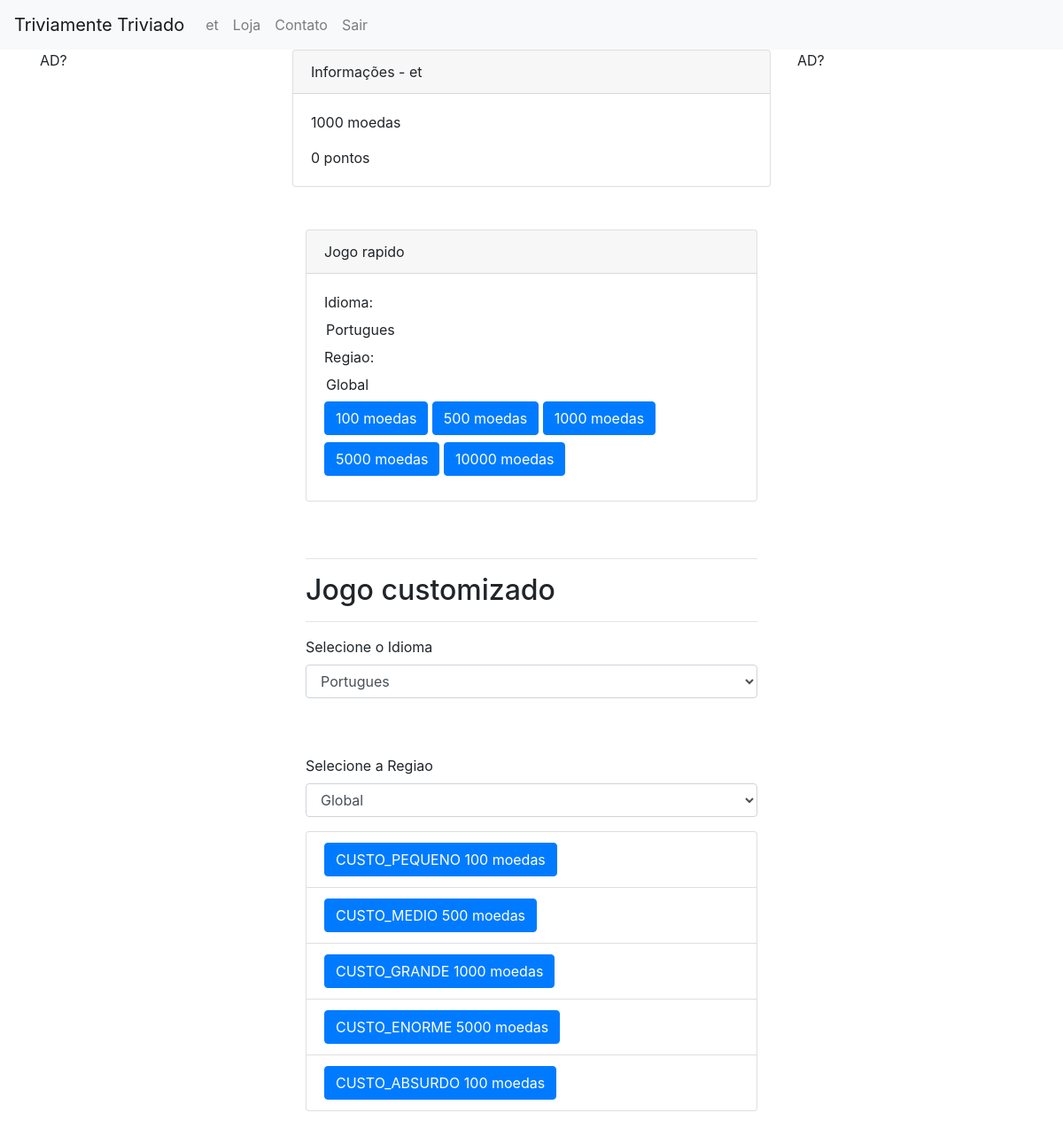
Page /nova_partida/ (signed in) on the earlier database version.
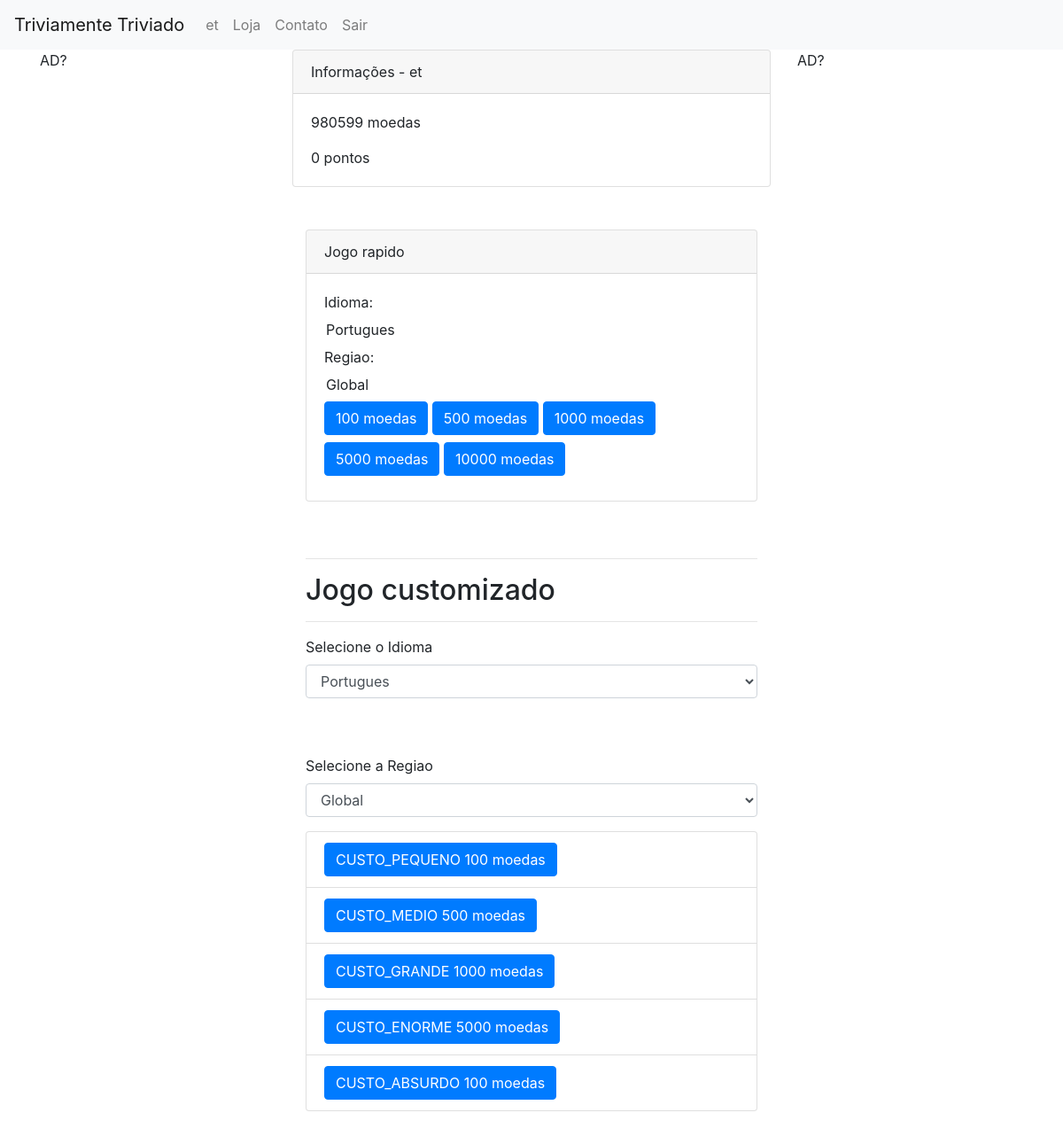
Same page on the later database version.
### value/models.py (models this page shows, shortened)
class Carteira(models.Model):
	pontos = models.IntegerField('pontos', default=0)
	moedas = models.IntegerField('moedas', default=1000)
	cartas = models.ManyToManyField(Carta, blank=True, default=None)
	user = models.OneToOneField(User, related_name='usuario_carteira', on_delete=models.CASCADE, null=True, blank=True)
	comentario = models.CharField('comentario', max_length=100, default="carteira_usuario")

### stacksup/views.py (the view, shortened to what this page needs)
# urls.py: path('nova_partida/', views.NovaPartida.as_view()),
class NovaPartida(View):
	def get(self, request):
		values = {}
		if request.user.is_authenticated:
			user = UserProfile.objects.filter(nome=request.user).first()
			carteira = Carteira.objects.filter(user=request.user).first()
			idiomas = user.idiomas.all().first()
			id2 = Idioma.objects.all()
			regioes = user.regioes.all().first()
			reg2 = Regiao.objects.all()
		else:
			return HttpResponseRedirect("/")
		values['usuario'] = user
		values['carteira'] = carteira
		values['idiomas'] = id2
		values['regioes'] = reg2
		values['idiomaUser'] = idiomas
		values['regiaoUser'] = regioes
		return render(
		request,
		'stacksup/nova_partida.html',
		context=values,
		)

### regionamento/models.py (called while the page is built)
	def __str__(self):
		return self.nome

	def __str__(self):
		return self.nome

### stacksup/templates/stacksup/nova_partida.html (shortened to what this page needs)
{% extends "base_generic.html" %}
{% block content %}
<div class="card">
  <div class="card-header">
  	Informações -  {{ usuario.nome }}
    </div>
  <div class="card-body">
    <p class="card-text">
    	{{ carteira.moedas }} moedas
    </p>
    <p class="card-text">
    	{{ carteira.pontos }} pontos
    </p>
  </div>
</div>
<br/><br/>
	<div class="container">
		<div class="row">
			<div class="col-md">
			<div class="card">
				<div class="card-header">
					Jogo rapido
				</div>
				<form action="/nova_partida/"
				method="post" class="novaPartidaForm form-inline">
					<div class="card-body">
					Idioma:
					<input type="text" readonly class="form-control-plaintext" name="idioma" id="idioma" value="{{ idiomaUser }}">
					Regiao:
					<input type="text" readonly class="form-control-plaintext" name="regiao" id="regiao" value="{{ regiaoUser }}">
					<button type="submit" class="btn btn-primary mb-2" name="preco" value="100">100 moedas</button>
					<button type="submit" class="btn btn-primary mb-2" name="preco" value="500">500 moedas</button>
					<button type="submit" class="btn btn-primary mb-2" name="preco" value="1000">1000 moedas</button>
					<button type="submit" class="btn btn-primary mb-2" name="preco" value="5000">5000 moedas</button>
					<button type="submit" class="btn btn-primary mb-2" name="preco" value="10000">10000 moedas</button>
				</form>
			</div>
			</div>
			<br/><br/>
			<hr/>
			<h2>Jogo customizado</h2>
			<hr/>
			<form action="/nova_partida/"
				method="post" class="novaPartidaForm">
			<div class="form-group">
				<label for="idiomaFormControlSelect">Selecione o Idioma</label>
				<select class="form-control" id="idiomaFormControlSelect">
					{% for idioma in idiomas %}
						<option value="{{ idioma }}">
							{{ idioma }}
						</option>
					{% endfor %}
				</select>
			</div>
			<br/>
			<br/>
			<div class="form-group">
				<label for="regiaoFormControlSelect">Selecione a Regiao</label>
				<select class="form-control" id="regiaoFormControlSelect">
					{% for regiao in regioes %}
						<option value="{{ regiao }}">
							{{ regiao }}
						</option>
					{% endfor %}
				</select>
			</div>
			<ul class="list-group">
				<li class="list-group-item">
					<button type="submit" class="btn btn-primary" name="preco" value="100">CUSTO_PEQUENO 100 moedas</button>
				</li>
				<li class="list-group-item">
					<button type="submit" class="btn btn-primary" name="preco" value="500">CUSTO_MEDIO 500 moedas</button>
				</li>
				<li class="list-group-item">
					<button type="submit" class="btn btn-primary" name="preco" value="1000">CUSTO_GRANDE 1000 moedas</button>
				</li>
				<li class="list-group-item">
					<button type="submit" class="btn btn-primary" name="preco" value="5000">CUSTO_ENORME 5000 moedas</button>
				</li>
				<li class="list-group-item">
					<button type="submit" class="btn btn-primary" name="preco" value="10000">CUSTO_ABSURDO 100 moedas</button>
				</li>
			</ul>
			</form>
			</div>
		</div>
	</div>
	<br/>
	<br/>
	<br/>
{% endblock %}

Differences in the rows shown:
changed Carteira: moedas "1000" → "980599"
